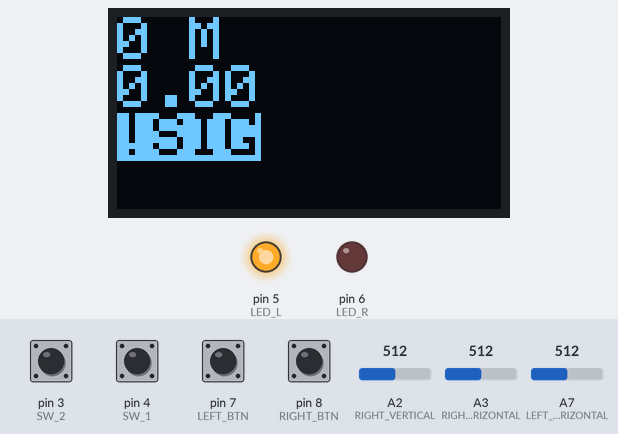
This sketch was run on a simulated Arduino Nano, built with avr-gcc and run on an emulated ATmega328P. Shown: 128×64 one-colour display, output pins drawn as LEDs (lit = HIGH). The test bench sets the inputs (shaded band); at power-on: pin 3 (SW_2), pin 4 (SW_1), pin 7 (LEFT_BTN), pin 8 (RIGHT_BTN) HIGH, A2 (RIGHT_VERTICAL) = 512, A3 (RIGHT_HORIZONTAL) = 512, A7 (LEFT_HORIZONTAL) = 512. The display library's start-up logo is not drawn; no radio packets arrive unless stated; what the sketch prints to the serial monitor is not drawn.

Above: at 2.3 s.
2.4 s: pin 4 (SW_1) pulled LOW for 0.15 s
At 3.1 s:
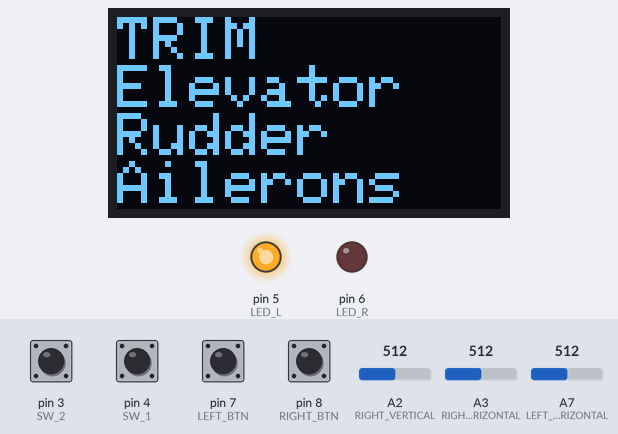
4.0 s: pin 8 (RIGHT_BTN) pulled LOW for 0.15 s
At 4.7 s:
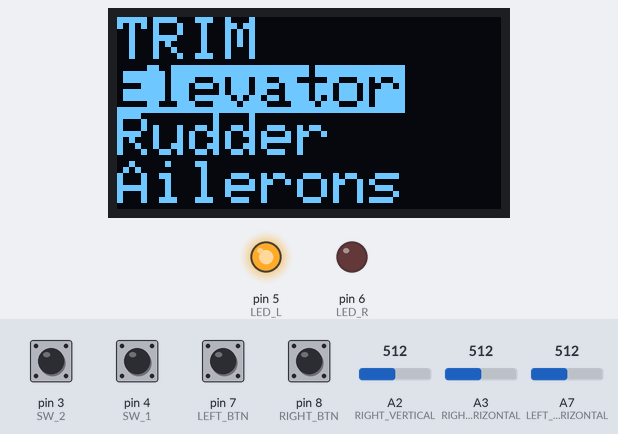
5.6 s: pin 4 (SW_1) pulled LOW for 1 s
At 6.5 s:
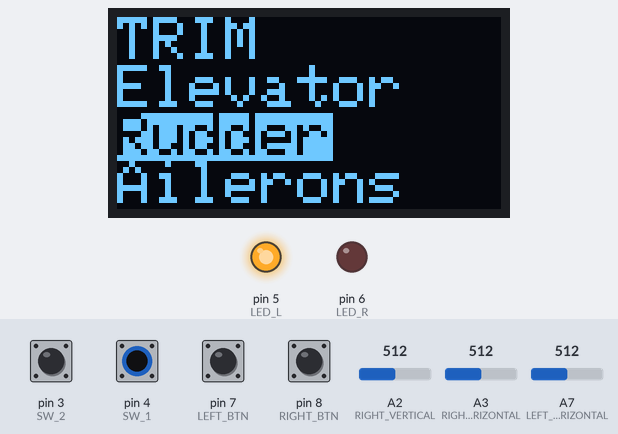
8.1 s: pin 8 (RIGHT_BTN) pulled LOW for 1 s
At 8.7 s:
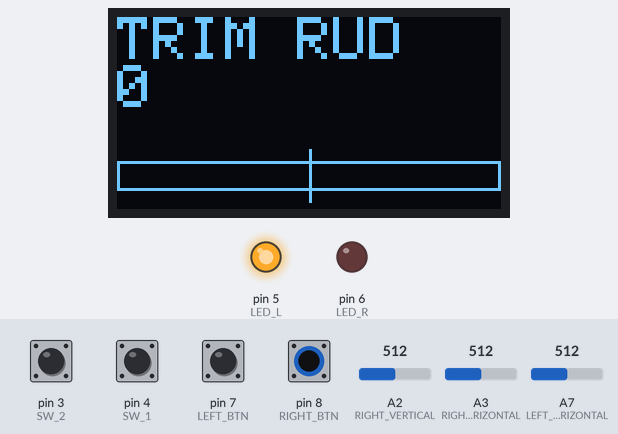
10.6 s: pin 3 (SW_2) pulled LOW for 0.15 s
At 11.7 s:
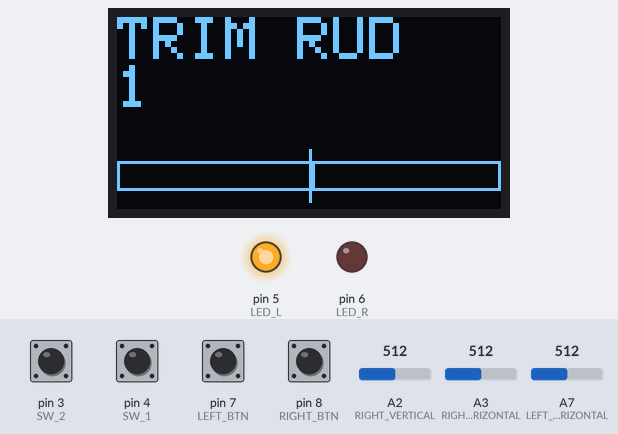
12.2 s: pin 3 (SW_2) pulled LOW for 1 s
At 12.5 s:
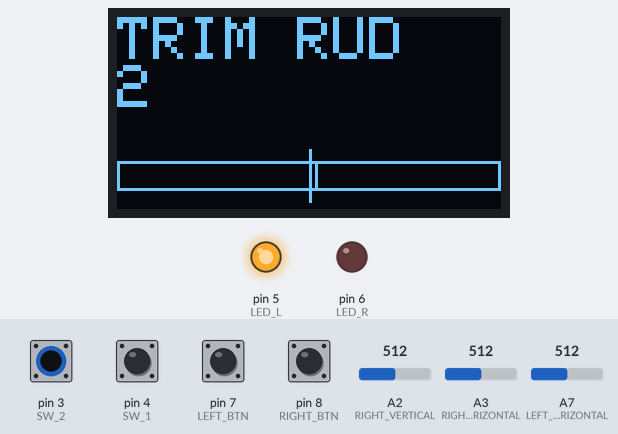
Timing chart, 0 to 15.2 s (numbered marks = the images above; inputs shaded):
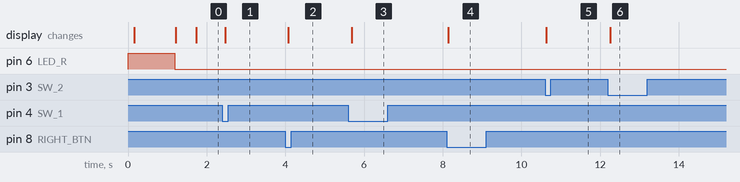

Measured:
- after the input at 2.4 s, the display: changes after 0.07 s (image 1)
- after the input at 4.0 s, the display: changes after 0.08 s (image 2)
- after the input at 5.6 s, the display: changes after 0.09 s (image 3)
- after the input at 8.1 s, the display: changes at once (image 4)
- after the input at 10.6 s, the display: changes at once (image 5)
- after the input at 12.2 s, the display: changes after 0.06 s (image 6)

The sketch:

transmitter.ino
```cpp
#include <SPI.h>
#include <nRF24L01.h>
#include <RF24.h>

#include <Wire.h>
#include <Adafruit_GFX.h>
#include <Adafruit_SSD1306.h>

#define CHECK_BIT(value, pos) bool(value & (1U<< pos))
#define SET_BIT(value, pos) (value |= (1U<< pos))
#define CLEAR_BIT(value, pos) (value &= (~(1U<< pos)))
#define TOGGLE_BIT(value, pos) (value ^= (1UL << pos))

#define ALLOW_MOTOR 0

#define SCREEN_WIDTH 128 // OLED display width, in pixels
#define SCREEN_HEIGHT 64 // OLED display height, in pixels

// Declaration for an SSD1306 display connected to I2C (SDA, SCL pins)
#define OLED_RESET     4 // Reset pin # (or -1 if sharing Arduino reset pin)
Adafruit_SSD1306 display(SCREEN_WIDTH, SCREEN_HEIGHT, &Wire, OLED_RESET);

//Radio
#define CE  9
#define CSN 10

//Analog joystick inputs
#define LEFT_VERTICAL     A6
#define LEFT_HORIZONTAL   A7
#define RIGHT_VERTICAL    A2
#define RIGHT_HORIZONTAL  A3

//Joystick button inputs
#define LEFT_BTN  7
#define RIGHT_BTN 8

//Potentiometers
#define POT_1 A0
#define POT_2 A1

//Switches
#define SW_1 4
#define SW_2 3

//LEDs
#define LED_R 6
#define LED_L 5

//Button debounce time in ms
#define DEBOUNCE 20

//Altitude at which warning (LED_L) comes on
#define MAX_ALT 100

//Time before signal is considered timed out
#define SIGNAL_TIMEOUT 500

const uint64_t my_radio_pipe = 0xE8E8F0F0E1LL; //Remember that this code should be the same for the receiver

// setup radio pipe address for remote sensor node
const byte nodeAddress[5] = {'N', 'O', 'D', 'E', '1'};
// integer array for slave node data:[node_id, returned_count]
int remoteNodeData[2] = {1, 1,};

RF24 radio(CE, CSN);

// The sizeof this struct should not exceed 32 bytes
struct Data_to_be_sent {
  byte control;
  byte ch1;
  byte ch2;
  byte ch3;
  byte ch4;
};
Data_to_be_sent sent_data;

struct Telemetry_data {
  int ALT;
  uint8_t BAT;
};
Telemetry_data telemetry_data;

//Menu navigators
uint8_t page;
uint8_t menuitem;

//Last time a button was pressed
unsigned long last_press = millis();

//Button states
bool SW_1_state;
bool SW_2_state;
bool LEFT_BTN_state;
bool RIGHT_BTN_state;
bool SW_1_state_prev      = false;
bool SW_2_state_prev      = false;
bool LEFT_BTN_state_prev  = false;
bool RIGHT_BTN_state_prev = false;

bool draw_trim = false;
int8_t ele_trim = 0, rud_trim = 0, ail_trim = 0;

float voltage; //Current battery voltage
float voltage_max = 13.2; //Voltage at which analogRead on the reveicer reads 255 (1023)
float voltage_threshold = 11.3; //Voltage below this will set off warning
//https://blog.ampow.com/lipo-voltage-chart/

byte control = 0x00;

bool signalTimeout = 0;///////////////////////////////////////

void setup()
{
  Serial.begin(9600);

  pinMode(SW_1, INPUT_PULLUP);
  pinMode(SW_2, INPUT_PULLUP);
  pinMode(LEFT_BTN, INPUT_PULLUP);
  pinMode(RIGHT_BTN, INPUT_PULLUP);

  pinMode(LED_L, OUTPUT);
  pinMode(LED_R, OUTPUT);

  digitalWrite(LED_R, HIGH);
  digitalWrite(LED_L, HIGH);

  //Radio initialize ******************************************
  radio.begin();
  delay(100);
  radio.setChannel(127);
  //Lowest data rate to increase range
  radio.setDataRate(RF24_250KBPS);
  //Maximum power amplifier levels to increase range
  radio.setPALevel(RF24_PA_MAX);
  // set time between retries and max no. of retries
  radio.setRetries(5, 5);
  // enable ackpayload - enables each slave to reply with data
  radio.enableAckPayload();
  // setup write pipe to remote node - must match node listen address
  radio.openWritingPipe(nodeAddress);

  //Menu initialize
  page = 0;
  menuitem = 0;

  //Attempt to initialize the display
  if (!display.begin(SSD1306_SWITCHCAPVCC, 0x3C)) {
    for (;;); // Don't proceed, loop forever
  }

  display.display();
  delay(1000);

  // Clear the buffer
  display.clearDisplay();
  display.display();
}

void loop()
{
  static unsigned long lastReceived = millis();/////////////////////////////////////
  delay(2);
  voltage = telemetry_data.BAT * (voltage_max / 255);

    update_LEDs();

  if (draw_trim) {
    trim_menu(menuitem);
  }
  else {
    drawMenu();
  }
  sent_data.control = control;
  if (CHECK_BIT(control, ALLOW_MOTOR)) {
    sent_data.ch1 = map( max(analogRead(LEFT_VERTICAL), 520), 520, 1023, 0, 255);
  }
  else {
    sent_data.ch1 = 0;
  }
  sent_data.ch2 = max(min((analogRead(LEFT_HORIZONTAL) >> 2) + rud_trim, 255), 0);
  sent_data.ch3 = max(min((analogRead(RIGHT_VERTICAL) >> 2) + ele_trim, 255), 0);
  sent_data.ch4 = max(min((analogRead(RIGHT_HORIZONTAL) >> 2) + ail_trim, 255), 0);

  bool tx_sent = true;
  tx_sent = radio.write(&sent_data, sizeof(Data_to_be_sent));
  //Serial.print("tx");
  //Serial.println(tx_sent);
  //tx_sent = true;
  //Serial.println(tx_sent);
  //If tx success - receive and read smart-post ack reply
  if (tx_sent) {
    if (radio.isAckPayloadAvailable()) {
      // read ack payload and copy message to telemetry_data
      radio.read(&telemetry_data, sizeof(Telemetry_data));
      ///////////////////////////////
      lastReceived = millis();
      ///////////////////
    }
  }
  else {
    //Serial.println("[-] The transmission to the node failed.");
  }

  //check if signal is lost for predefined time
  if (millis() - lastReceived > SIGNAL_TIMEOUT) {
    signalTimeout = true;
    //Serial.println(F("SIGNAL LOST"));
  }
  else {
    signalTimeout = false;
  }
}

void drawMenu() {
  switch (page) {
    case 0:
      display.clearDisplay();
      display.setTextSize(2);      // Normal 1:1 pixel scale
      display.setTextColor(SSD1306_WHITE); // Draw white text
      display.setCursor(0, 0);     // Start at top-left corner
      display.cp437(true);         // Use full 256 char 'Code Page 437' font
      display.print(telemetry_data.ALT);
      display.println(F(" M"));
      display.println(voltage);
      //display.println(F(" V"));
      if (signalTimeout) {
        display.setTextColor(SSD1306_BLACK, SSD1306_WHITE);
        display.println(F("!SIG"));
      }
      //      draw_AH();
      if (check_SW_1() && page < 2) {
        page++;
      } else if (check_SW_2() && page > 0) {
        page--;
      }
      break;

    case 1: //Trim menu
      display.clearDisplay();
      display.setTextSize(2);      // Normal 1:1 pixel scale
      display.setTextColor(SSD1306_WHITE); // Draw white text
      display.setCursor(0, 0);     // Start at top-left corner
      display.cp437(true);         // Use full 256 char 'Code Page 437' font
      display.println(F("TRIM"));
      if (menuitem == 1) {
        display.setTextColor(SSD1306_BLACK, SSD1306_WHITE);
      }
      display.println(F("Elevator"));
      display.setTextColor(SSD1306_WHITE);

      if (menuitem == 2) {
        display.setTextColor(SSD1306_BLACK, SSD1306_WHITE);
      }
      display.println(F("Rudder"));
      display.setTextColor(SSD1306_WHITE);

      if (menuitem == 3) {
        display.setTextColor(SSD1306_BLACK, SSD1306_WHITE);
      }
      display.println(F("Ailerons"));

      //Button handling
      if (menuitem > 0) {
        if (check_SW_1() && menuitem < 3) {
          menuitem++;
        }
        else if (check_SW_2()) {
          menuitem--;
        }
        else if (check_RIGHT_BTN()) {
          trim_menu(menuitem);
        }
        else if (check_LEFT_BTN()) {
          menuitem = 0;
        }
      }

      else {
        if (check_SW_1() && page < 2) {
          page++;
        } else if (check_SW_2() && page > 0) {
          page--;
        } else if (check_RIGHT_BTN()) {
          menuitem = 1;
        } else if (check_LEFT_BTN()) {
          page = 0;
          menuitem = 0;
        }
      }
      break;

    case 2:
      display.clearDisplay();
      display.setTextSize(2);      // Normal 1:1 pixel scale
      display.setTextColor(SSD1306_WHITE); // Draw white text
      display.setCursor(0, 0);     // Start at top-left corner
      display.cp437(true);         // Use full 256 char 'Code Page 437' font
      display.println(F("SETTINGS"));

      if (menuitem == 1) {
        display.setTextColor(SSD1306_BLACK, SSD1306_WHITE);
      }
      display.print(F("MOTOR: "));
      display.println(CHECK_BIT(control, ALLOW_MOTOR));
      display.setTextColor(SSD1306_WHITE); // Draw white text

      if (menuitem == 2) {
        display.setTextColor(SSD1306_BLACK, SSD1306_WHITE);
      }
      display.print(F("i2: "));
      display.println(CHECK_BIT(control, 1));
      display.setTextColor(SSD1306_WHITE); // Draw white text

      if (menuitem == 3) {
        display.setTextColor(SSD1306_BLACK, SSD1306_WHITE);
      }
      display.print(F("i3: "));
      display.println(CHECK_BIT(control, 2));
      display.setTextColor(SSD1306_WHITE); // Draw white text

      //      if (check_SW_1() && page < 2) {
      //        page++;
      //      } else if (check_SW_2() && page > 0) {
      //        page--;
      //      }

      //Button handling
      if (menuitem > 0) {
        if (check_SW_1() && menuitem < 3) {
          menuitem++;
        }
        else if (check_SW_2()) {
          menuitem--;
        }
        else if (check_RIGHT_BTN()) {
          TOGGLE_BIT(control, menuitem - 1);
        }
        else if (check_LEFT_BTN()) {
          menuitem = 0;
        }
      }

      else {
        if (check_SW_1() && page < 2) {
          page++;
        } else if (check_SW_2() && page > 0) {
          page--;
        } else if (check_RIGHT_BTN()) {
          menuitem = 1;
        } else if (check_LEFT_BTN()) {
          page = 0;
          menuitem = 0;
        }
      }
      break;
  }
  display.display();
}

void draw_AH() {
  int roll = 10;
  int pitch = 5;
  //display.drawRect(display.width()/2, 0, display.width()/2, display.height(), SSD1306_WHITE);
  //outer ring (roll)
  display.fillCircle(display.width() / 4 * 3, display.height() / 2, display.height() / 2 - 1, SSD1306_WHITE);
  display.fillTriangle(display.width() / 2, 0, display.width() / 2, display.height() / 2 - roll + pitch, display.width(), display.height() / 2 + roll + pitch, SSD1306_BLACK);
  display.fillTriangle(display.width() / 2, 0, display.width(), display.height() / 2 + roll + pitch, display.width(), 0, SSD1306_BLACK);

  //plane
  display.drawFastHLine(display.width() / 4 * 3 - 8, display.height() / 2 + 1, 5 , SSD1306_INVERSE);
  display.drawFastHLine(display.width() / 4 * 3 + 4, display.height() / 2 + 1, 5 , SSD1306_INVERSE);
  display.drawFastHLine(display.width() / 4 * 3 - 3, display.height() / 2 + 3, 6 , SSD1306_INVERSE);
  display.drawPixel(display.width() / 4 * 3, display.height() / 2 + 1, SSD1306_INVERSE);
  //outer outer ring edge (decoration)
  display.drawCircle(display.width() / 4 * 3, display.height() / 2, display.height() / 2 - 1, SSD1306_WHITE);
}

void settings_menu(uint8_t) {

}

void trim_menu(uint8_t menuitem) {
  draw_trim = true;
  display.clearDisplay();
  display.setTextSize(2);      // Normal 1:1 pixel scale
  display.setTextColor(SSD1306_WHITE); // Draw white text
  display.setCursor(0, 0);     // Start at top-left corner
  display.print(F("TRIM "));
  if (menuitem == 1) {
    if (check_SW_1()) {
      ele_trim++;
    }
    if (check_SW_2()) {
      ele_trim--;
    }
    display.println(F("ELE"));
    display.println(ele_trim);
    display.drawRect(display.width() - 16, 0, 10, display.height(), SSD1306_WHITE);
    display.drawFastHLine(display.width() - 20, display.height() / 2, 18, SSD1306_WHITE);
    display.fillRect(display.width() - 16, display.height() / 2 - ele_trim, 10, display.height() / 2 + ele_trim, SSD1306_WHITE);

  }
  else if (menuitem == 2) {
    if (check_SW_1()) {
      rud_trim--;
    }
    if (check_SW_2()) {
      rud_trim++;
    }
    display.println(F("RUD"));
    display.println(rud_trim);
    display.drawRect(0, display.height() - 16, display.width(), 10, SSD1306_WHITE);
    display.drawFastVLine(display.width() / 2 , display.height() - 20, 18, SSD1306_WHITE);
    display.drawFastVLine(display.width() / 2 + rud_trim , display.height() - 16, 10, SSD1306_WHITE);
  }
  else if (menuitem == 3) {
    if (check_SW_1()) {
      ail_trim--;
    }
    if (check_SW_2()) {
      ail_trim++;
    }
    display.println(F("AIL"));
    display.println(ail_trim);
    display.drawRect(0, display.height() - 30, display.width(), 30, SSD1306_WHITE);
    display.drawFastHLine(0, display.height() - 15, display.width(), SSD1306_WHITE);
    display.drawLine(0, display.height() - 15 + ail_trim, display.width(), display.height() - 15 - ail_trim, SSD1306_WHITE);
  }

  if (check_LEFT_BTN()) {
    draw_trim = false;
  }
  display.display();
}

void update_LEDs() {
  if (voltage < voltage_threshold) {
    digitalWrite(LED_R, LOW);
  }
  else {
    digitalWrite(LED_R, HIGH);
  }
  if (telemetry_data.ALT > MAX_ALT) {
    digitalWrite(LED_L, LOW);
  }
  else {
    digitalWrite(LED_L, HIGH);
  }
}

bool check_SW_1() {
  bool rv = false;
  if ((millis() - last_press) < DEBOUNCE) {
    return false;
  }
  SW_1_state = !digitalRead(SW_1);
  if (SW_1_state != SW_1_state_prev) {
    if (SW_1_state == true) {
      rv = true;
    }
    last_press = millis();
    SW_1_state_prev = SW_1_state;
    return rv;
  }
  else {
    return false;
  }
}

bool check_SW_2() {
  bool rv = false;
  if ((millis() - last_press) < DEBOUNCE) {
    return false;
  }
  SW_2_state = !digitalRead(SW_2);
  if (SW_2_state != SW_2_state_prev) {
    if (SW_2_state == true) {
      rv = true;
    }
    last_press = millis();
    SW_2_state_prev = SW_2_state;
    return rv;
  }
  else {
    return false;
  }
}

bool check_RIGHT_BTN() {
  bool rv = false;
  if ((millis() - last_press) < DEBOUNCE) {
    return false;
  }
  RIGHT_BTN_state = !digitalRead(RIGHT_BTN);
  if (RIGHT_BTN_state != RIGHT_BTN_state_prev) {
    if (RIGHT_BTN_state == true) {
      rv = true;
      Serial.println("R");
    }
    last_press = millis();
    RIGHT_BTN_state_prev = RIGHT_BTN_state;
    return rv;
  }
  else {
    return false;
  }
}

bool check_LEFT_BTN() {
  bool rv = false;
  if ((millis() - last_press) < DEBOUNCE) {
    return false;
  }
  LEFT_BTN_state = !digitalRead(LEFT_BTN);
  if (LEFT_BTN_state != LEFT_BTN_state_prev) {
    if (LEFT_BTN_state == true) {
      rv = true;
    }
    last_press = millis();
    LEFT_BTN_state_prev = LEFT_BTN_state;
    return rv;
  }
  else {
    return false;
  }
}
```
